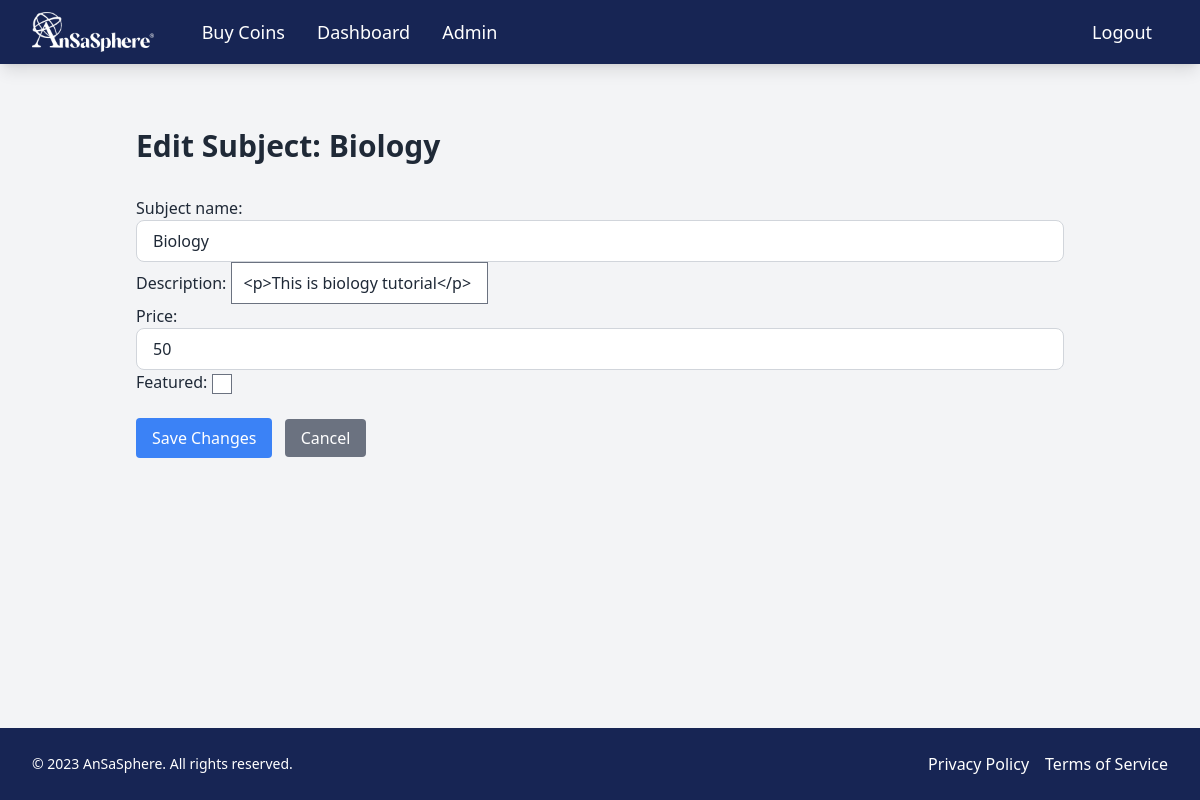
The page /admin_dashboard/subjects/edit/4/ (signed in) on the database its author committed.
### eduPathCare/models.py (models this page shows, shortened)
class Subject(models.Model):
    subject_id = models.AutoField(primary_key=True)
    subject_name = models.CharField(max_length=255)
    description = models.TextField()
    price = models.PositiveIntegerField(default=0)  # Change to coins (integer)
    featured = models.BooleanField(default=False)

### eduPathCare/views_admin.py (the view)
@login_required
@user_passes_test(lambda u: u.is_superuser)
def edit_subject(request, subject_id):
    subject = get_object_or_404(Subject, subject_id=subject_id)
    if request.method == 'POST':
        form = SubjectForm(request.POST, instance=subject)
        if form.is_valid():
            form.save()
            messages.success(request, 'Subject updated successfully.')
            return redirect('manage_subject')
    else:
        form = SubjectForm(instance=subject)
    return render(request, 'admin/edit_subject.html', {'form': form, 'subject': subject})

### eduPathCare/forms.py
class SubjectForm(forms.ModelForm):
    class Meta:
        model = Subject
        fields = ['subject_name', 'description', 'price', 'featured']
        widgets = {
            'subject_name': forms.TextInput(attrs={
                'placeholder': 'Subject Name',
                'class': 'w-full px-4 py-2 border border-gray-300 rounded-lg focus:ring-2 focus:ring-blue-500 focus:border-blue-500 transition duration-300'
            }),
            'description': SummernoteWidget(),
            'price': forms.NumberInput(attrs={
                'class': 'w-full px-4 py-2 border border-gray-300 rounded-lg focus:ring-2 focus:ring-blue-500 focus:border-blue-500 transition duration-300'
            }),
            'featured': forms.CheckboxInput(attrs={
                'class': 'form-checkbox h-5 w-5 text-blue-600'
            }),
        }

### eduPathCare/templates/admin/edit_subject.html (shortened to what this page needs)
{% extends 'base.html' %}
{% block content %}
<div class="container mx-auto px-4 py-8">
    <h1 class="text-3xl font-bold mb-8">Edit Subject: {{ subject.subject_name }}</h1>
    <form method="post">
        {{ form.as_p }}
        <div class="mt-6">
            <button type="submit" class="bg-blue-500 text-white px-4 py-2 rounded hover:bg-blue-600">Save Changes</button>
            <a href="{% url 'manage_subject' %}" class="bg-gray-500 text-white px-4 py-2 rounded hover:bg-gray-600 ml-2">Cancel</a>
        </div>
    </form>
</div>
{% endblock %}

### rows shown on the page
Subject: subject_name "Biology", description "<p>This is biology tutorial</p>", price "50"
